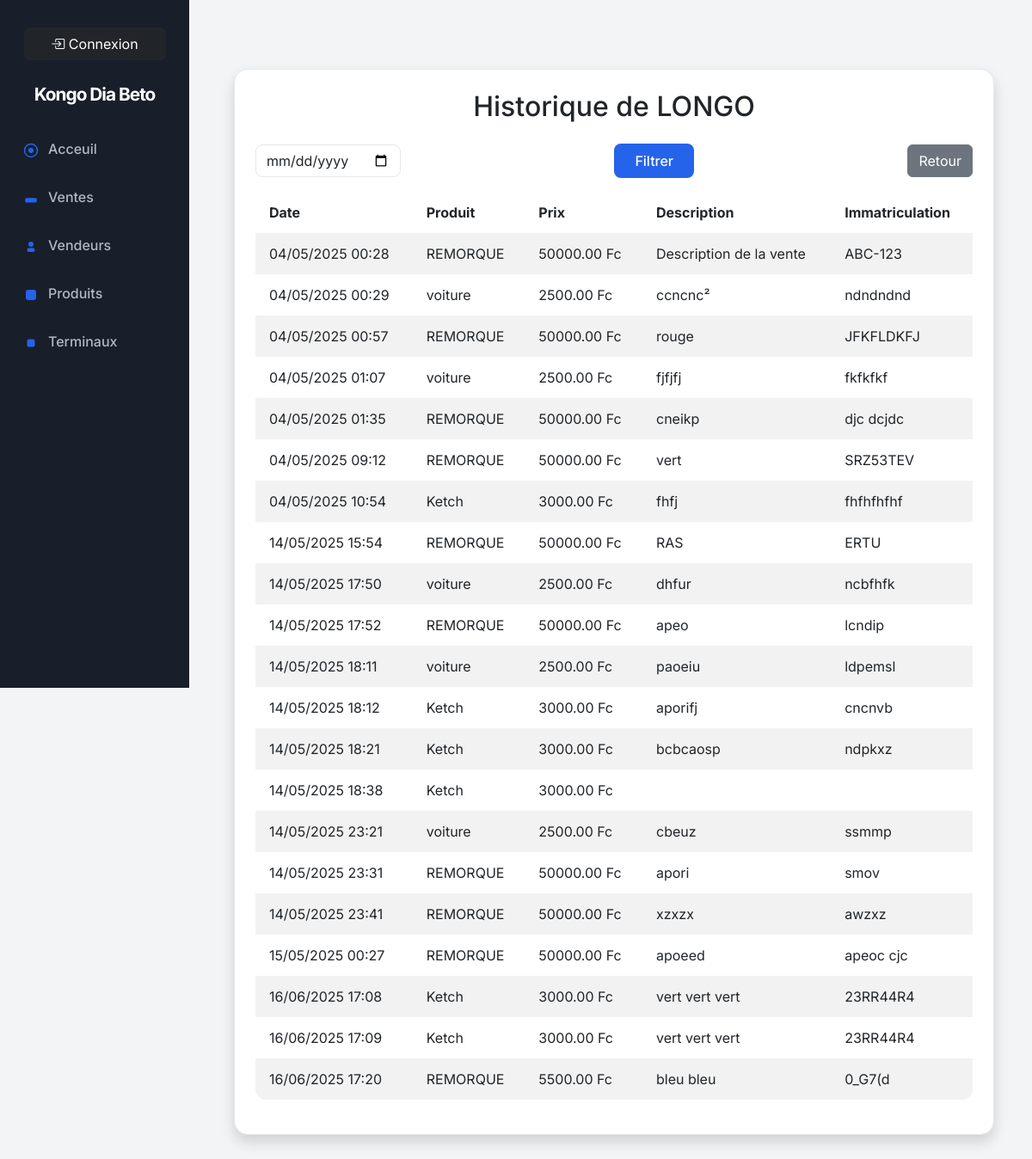
The page /api/historique-vendeur/1/ on the database as committed earlier.
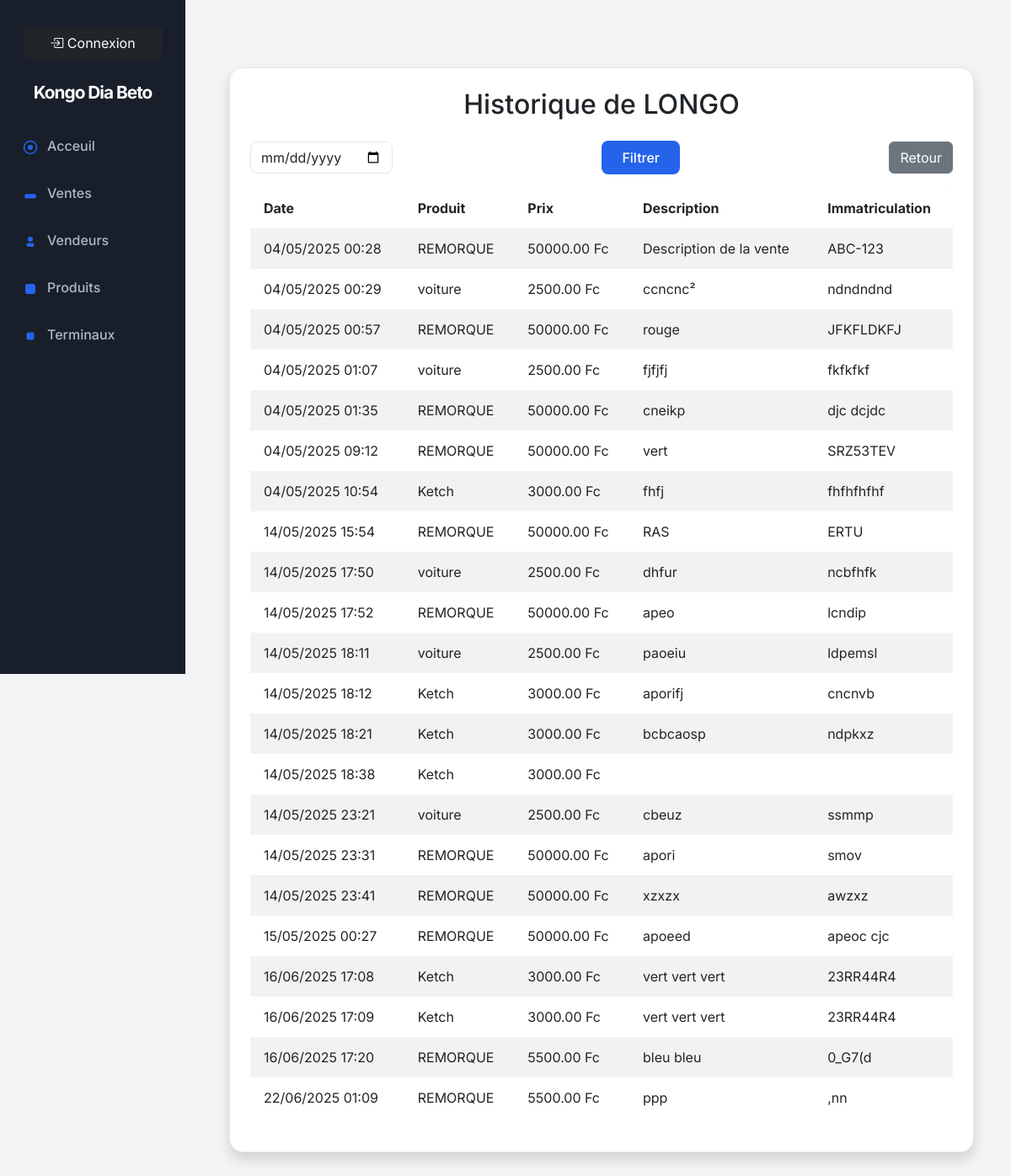
The same page on the database as committed later.
### apps/sales/models.py (models this page shows, shortened)
class Sale(models.Model):
    produit = models.ForeignKey('Produit', on_delete=models.CASCADE)  # Champ correct
    seller = models.ForeignKey('Vendeur', on_delete=models.CASCADE)
    description = models.TextField(default="Aucune description")
    license_plate = models.CharField(max_length=20)
    price = models.DecimalField(max_digits=10, decimal_places=2, default=0.0)
    created_at = models.DateTimeField(auto_now_add=True)
    SOURCE_CHOICES = [
        ('POS', 'Point of Sale'),
        ('WEB', 'Web'),
        ('OTHER', 'Autre'),
    ]
    source = models.CharField(max_length=10, choices=SOURCE_CHOICES, default='WEB')

class Produit(models.Model):
    nom_produit = models.CharField(max_length=100)  # Nom du produit
    prix = models.DecimalField(max_digits=10, decimal_places=2, default=0.0)  # Prix par défaut
    default_description = models.TextField(blank=True, null=True)  # Description par défaut
    created_at = models.DateTimeField(default=now)  # Utiliser timezone.now comme valeur par défaut

### apps/sales/views.py (the view)
# urls.py: path('historique-vendeur/<int:vendeur_id>/', historique_vendeur, name='historique_vendeur'),
def historique_vendeur(request, vendeur_id):
    vendeur = get_object_or_404(Vendeur, id=vendeur_id)
    date = request.GET.get('date')
    ventes = Sale.objects.filter(seller=vendeur)
    if date:
        ventes = ventes.filter(created_at__date=date)
    return render(request, 'historique_vendeur.html', {'vendeur': vendeur, 'ventes': ventes, 'date': date})

### apps/sales/views.py (called while the page is built)
def base_context(request):
    return {'vendeur_id': request.session.get('vendeur_id')}

### apps/sales/templates/historique_vendeur.html (shortened to what this page needs)
{% extends "base.html" %}
{% block content %}
<div class="container mt-5">
    <div class="card shadow p-4">
        <h2 class="mb-4 text-center">Historique de {{ vendeur.nom_du_vendeur }}</h2>
        <form method="get" class="mb-3 row g-2 align-items-center justify-content-between">
            <div class="col-auto">
                <input type="date" name="date" class="form-control" value="{{ date|default_if_none:'' }}">
            </div>
            <div class="col-auto">
                <button type="submit" class="btn btn-primary">Filtrer</button>
            </div>
            <div class="col-auto">
                <a href="{% url 'rapport_vente_vendeur' %}" class="btn btn-secondary">Retour</a>
            </div>
        </form>
        <table class="table table-striped">
            <thead>
                <tr>
                    <th>Date</th>
                    <th>Produit</th>
                    <th>Prix</th>
                    <th>Description</th>
                    <th>Immatriculation</th>
                </tr>
            </thead>
            <tbody>
                {% for vente in ventes %}
                <tr>
                    <td>{{ vente.created_at|date:'d/m/Y H:i' }}</td>
                    <td>{{ vente.produit.nom_produit }}</td>
                    <td>{{ vente.price }} Fc</td>
                    <td>{{ vente.description }}</td>
                    <td>{{ vente.license_plate }}</td>
                </tr>
                {% empty %}
                <tr><td colspan="5" class="text-center">Aucune vente pour cette date.</td></tr>
                {% endfor %}
            </tbody>
        </table>
    </div>
</div>
{% endblock %}

Rows that differ between the two databases and show on the page:
added Sale: created_at "22/06/2025 01:09", produit.nom_produit "REMORQUE", price "5500.00", description "ppp", license_plate ",nn"
